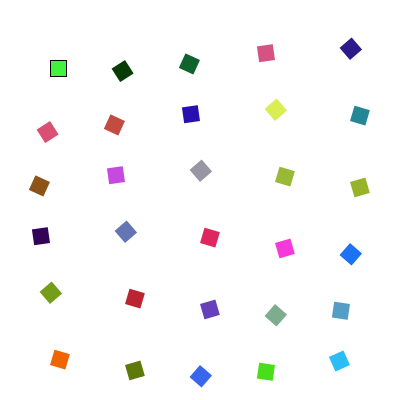
Frame 1 (no input)
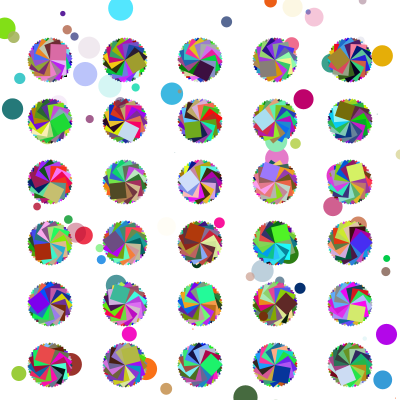
Frame 60 (the mouse pressed at the canvas centre just before this capture)
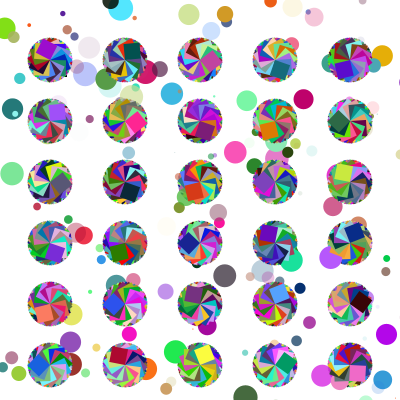
Frame 120 (the mouse held since frame 60 and released just before this capture)

The Processing sketch that drew these frames (run headless with seeded random() and noise(); from frame 60 on, the mouse is pressed at the canvas centre):

// Processing sketch: processing_176079
// ── processing_176079.pde

float rot = 0;
float number = random(1,100) ;
// initial position for our circle
float circle_x = 300;
float circle_y = 20;
// how much to move the circle on each frame 
float move_x = 60;
float move_y = -20;

void setup() {
  size(400, 400);
  background(255);
  smooth();
}
void draw_rotating_rectangle(float x, float y, float rect_size, float r) {
  translate(x, y);
  rotate(r);
  rect(0, 0, rect_size, rect_size);
  resetMatrix();
  noStroke();
  strokeWeight(30);
}
void draw() {
  float x = 0;
  while (x < 8) {
    float y = 0;
    while (y < 8) { 
      // FunProgramming we give a unique rotation amount to each rectangle, depending
      // on which column and row the ellipse is located (x and y)
     fill(random(255), random(255), random(255));
      draw_rotating_rectangle(50+ x * 75, 60 + y * 61, 16, rot + x + y);
      y = y + 1;
    }
    x = x + 1;
  }
  rot = rot + 0.40;
    float ellipse_size = random(1,25);
fill(random (255), random (255), random (255), random (255)); ellipse(random(0,499),random(0,499), ellipse_size,ellipse_size);
fill(random (255), random (255), random (255 )); ellipse(random(0,499),random(0,499), ellipse_size, ellipse_size);
}
void keyPressed(){
  //FunProgramming: when spacebar is pressed, then it will reset the whole page and change the color of the background
  if (key== ' '){
    background(random(255),random(255),random(255));
  }
}
